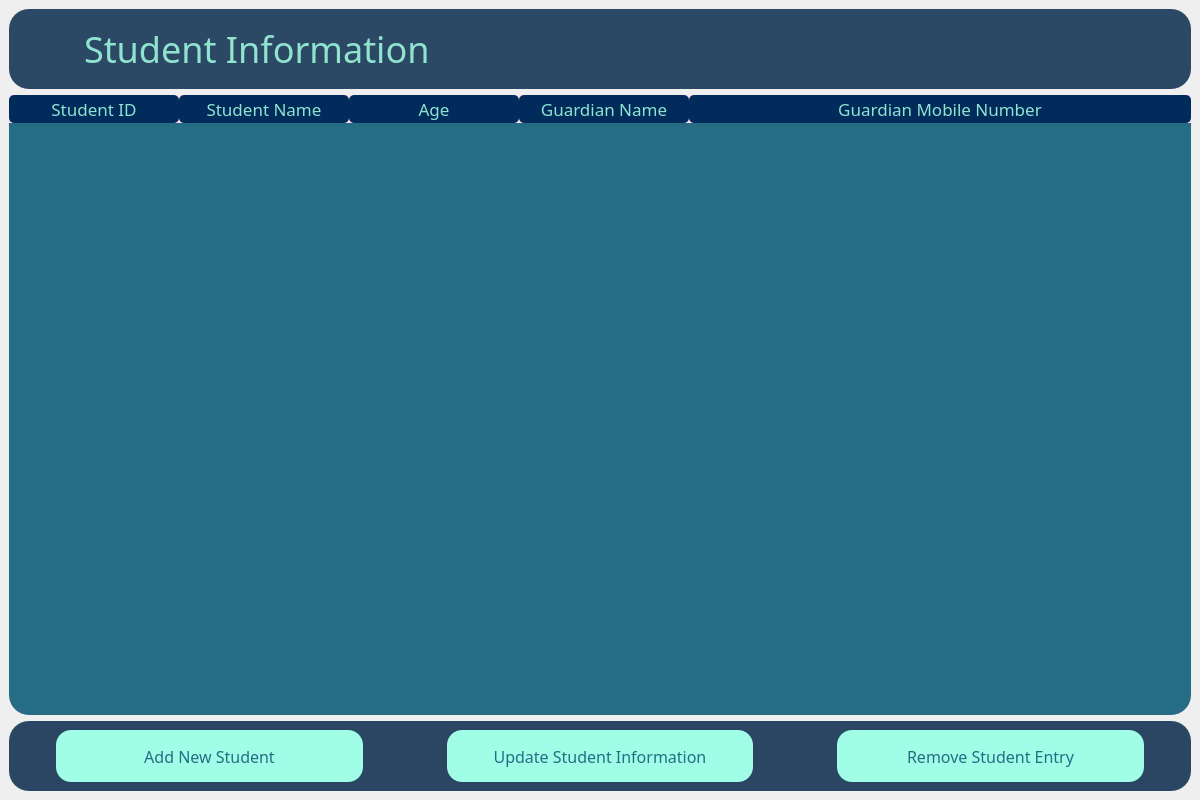
<?xml version="1.0" encoding="UTF-8"?>
<ui version="4.0">
 <class>MainWindow</class>
 <widget class="QMainWindow" name="MainWindow">
  <property name="geometry">
   <rect>
    <x>0</x>
    <y>0</y>
    <width>1200</width>
    <height>800</height>
   </rect>
  </property>
  <property name="sizePolicy">
   <sizepolicy hsizetype="Maximum" vsizetype="Maximum">
    <horstretch>0</horstretch>
    <verstretch>0</verstretch>
   </sizepolicy>
  </property>
  <property name="minimumSize">
   <size>
    <width>1200</width>
    <height>800</height>
   </size>
  </property>
  <property name="windowTitle">
   <string>MainWindow</string>
  </property>
  <widget class="QWidget" name="centralwidget">
   <property name="sizePolicy">
    <sizepolicy hsizetype="Expanding" vsizetype="Expanding">
     <horstretch>0</horstretch>
     <verstretch>0</verstretch>
    </sizepolicy>
   </property>
   <layout class="QVBoxLayout" name="verticalLayout">
    <item>
     <widget class="QFrame" name="top_frame">
      <property name="minimumSize">
       <size>
        <width>1180</width>
        <height>80</height>
       </size>
      </property>
      <property name="styleSheet">
       <string notr="true">background-color: #2B4865;
border-radius: 20px;</string>
      </property>
      <property name="frameShape">
       <enum>QFrame::StyledPanel</enum>
      </property>
      <property name="frameShadow">
       <enum>QFrame::Raised</enum>
      </property>
      <layout class="QHBoxLayout" name="horizontalLayout">
       <item>
        <widget class="QPushButton" name="btn_back_to_home">
         <property name="sizePolicy">
          <sizepolicy hsizetype="Preferred" vsizetype="Preferred">
           <horstretch>0</horstretch>
           <verstretch>0</verstretch>
          </sizepolicy>
         </property>
         <property name="minimumSize">
          <size>
           <width>0</width>
           <height>60</height>
          </size>
         </property>
         <property name="maximumSize">
          <size>
           <width>60</width>
           <height>60</height>
          </size>
         </property>
         <property name="baseSize">
          <size>
           <width>0</width>
           <height>4</height>
          </size>
         </property>
         <property name="font">
          <font>
           <pointsize>11</pointsize>
          </font>
         </property>
         <property name="cursor">
          <cursorShape>PointingHandCursor</cursorShape>
         </property>
         <property name="mouseTracking">
          <bool>true</bool>
         </property>
         <property name="styleSheet">
          <string notr="true">QPushButton {
	background-color: #2B4865 #256D85;
	border: none;
}

QPushButton:hover:!pressed
{
	background-color:  #256D85;
	border-radius: 30px;
}</string>
         </property>
         <property name="text">
          <string/>
         </property>
         <property name="icon">
          <iconset>
           <normaloff>../Images/back_icon.png</normaloff>../Images/back_icon.png</iconset>
         </property>
         <property name="iconSize">
          <size>
           <width>200</width>
           <height>200</height>
          </size>
         </property>
         <property name="autoDefault">
          <bool>false</bool>
         </property>
         <property name="default">
          <bool>false</bool>
         </property>
         <property name="flat">
          <bool>false</bool>
         </property>
        </widget>
       </item>
       <item>
        <widget class="QLabel" name="label">
         <property name="font">
          <font>
           <family>Hind Siliguri Medium</family>
           <pointsize>27</pointsize>
          </font>
         </property>
         <property name="styleSheet">
          <string notr="true">color: #8FE3CF</string>
         </property>
         <property name="text">
          <string>Student Information</string>
         </property>
         <property name="alignment">
          <set>Qt::AlignLeading|Qt::AlignLeft|Qt::AlignVCenter</set>
         </property>
        </widget>
       </item>
      </layout>
     </widget>
    </item>
    <item>
     <widget class="QFrame" name="mid_frame">
      <property name="minimumSize">
       <size>
        <width>1180</width>
        <height>610</height>
       </size>
      </property>
      <property name="styleSheet">
       <string notr="true">border-radius: 20px;
background-color: rgb(255, 220, 243);</string>
      </property>
      <property name="frameShape">
       <enum>QFrame::StyledPanel</enum>
      </property>
      <property name="frameShadow">
       <enum>QFrame::Raised</enum>
      </property>
      <layout class="QHBoxLayout" name="horizontalLayout_2">
       <property name="leftMargin">
        <number>0</number>
       </property>
       <property name="topMargin">
        <number>0</number>
       </property>
       <property name="rightMargin">
        <number>0</number>
       </property>
       <property name="bottomMargin">
        <number>0</number>
       </property>
       <item>
        <widget class="QTableWidget" name="tableWidget">
         <property name="font">
          <font>
           <pointsize>11</pointsize>
          </font>
         </property>
         <property name="styleSheet">
          <string notr="true">QHeaderView::section {
	background-color: #002B5B;
    color: rgb(143, 227, 207);
	border-radius: 5px;
}



QTableWidget {
	background-color: #256D85;
	gridline-color: rgb(255, 255, 255);
	border-radius: 20px;
	color: #fff;
}

</string>
         </property>
         <property name="frameShape">
          <enum>QFrame::NoFrame</enum>
         </property>
         <property name="frameShadow">
          <enum>QFrame::Raised</enum>
         </property>
         <property name="lineWidth">
          <number>1</number>
         </property>
         <property name="verticalScrollBarPolicy">
          <enum>Qt::ScrollBarAsNeeded</enum>
         </property>
         <property name="sizeAdjustPolicy">
          <enum>QAbstractScrollArea::AdjustToContentsOnFirstShow</enum>
         </property>
         <property name="alternatingRowColors">
          <bool>false</bool>
         </property>
         <property name="textElideMode">
          <enum>Qt::ElideLeft</enum>
         </property>
         <property name="showGrid">
          <bool>true</bool>
         </property>
         <property name="gridStyle">
          <enum>Qt::SolidLine</enum>
         </property>
         <property name="sortingEnabled">
          <bool>true</bool>
         </property>
         <property name="cornerButtonEnabled">
          <bool>true</bool>
         </property>
         <property name="rowCount">
          <number>0</number>
         </property>
         <property name="columnCount">
          <number>5</number>
         </property>
         <attribute name="horizontalHeaderCascadingSectionResizes">
          <bool>true</bool>
         </attribute>
         <attribute name="horizontalHeaderDefaultSectionSize">
          <number>170</number>
         </attribute>
         <attribute name="horizontalHeaderHighlightSections">
          <bool>true</bool>
         </attribute>
         <attribute name="horizontalHeaderShowSortIndicator" stdset="0">
          <bool>true</bool>
         </attribute>
         <attribute name="horizontalHeaderStretchLastSection">
          <bool>true</bool>
         </attribute>
         <attribute name="verticalHeaderVisible">
          <bool>false</bool>
         </attribute>
         <attribute name="verticalHeaderCascadingSectionResizes">
          <bool>false</bool>
         </attribute>
         <attribute name="verticalHeaderDefaultSectionSize">
          <number>35</number>
         </attribute>
         <attribute name="verticalHeaderMinimumSectionSize">
          <number>29</number>
         </attribute>
         <column>
          <property name="text">
           <string>Student ID</string>
          </property>
          <property name="font">
           <font>
            <family>Hind Siliguri Medium</family>
            <pointsize>13</pointsize>
           </font>
          </property>
          <property name="textAlignment">
           <set>AlignCenter</set>
          </property>
         </column>
         <column>
          <property name="text">
           <string>Student Name</string>
          </property>
          <property name="font">
           <font>
            <family>Hind Siliguri Medium</family>
            <pointsize>13</pointsize>
           </font>
          </property>
          <property name="textAlignment">
           <set>AlignCenter</set>
          </property>
         </column>
         <column>
          <property name="text">
           <string>Age</string>
          </property>
          <property name="font">
           <font>
            <family>Hind Siliguri Medium</family>
            <pointsize>13</pointsize>
           </font>
          </property>
          <property name="textAlignment">
           <set>AlignCenter</set>
          </property>
         </column>
         <column>
          <property name="text">
           <string>Guardian Name</string>
          </property>
          <property name="font">
           <font>
            <family>Hind Siliguri Medium</family>
            <pointsize>13</pointsize>
           </font>
          </property>
          <property name="textAlignment">
           <set>AlignCenter</set>
          </property>
         </column>
         <column>
          <property name="text">
           <string>Guardian Mobile Number</string>
          </property>
          <property name="font">
           <font>
            <family>Hind Siliguri Medium</family>
            <pointsize>13</pointsize>
            <stylestrategy>PreferDefault</stylestrategy>
            <kerning>true</kerning>
           </font>
          </property>
          <property name="textAlignment">
           <set>AlignCenter</set>
          </property>
         </column>
        </widget>
       </item>
      </layout>
     </widget>
    </item>
    <item>
     <widget class="QFrame" name="bottom_frame">
      <property name="minimumSize">
       <size>
        <width>1180</width>
        <height>70</height>
       </size>
      </property>
      <property name="styleSheet">
       <string notr="true">background-color: rgb(42, 70, 98);
border-radius: 20px;</string>
      </property>
      <property name="frameShape">
       <enum>QFrame::StyledPanel</enum>
      </property>
      <property name="frameShadow">
       <enum>QFrame::Raised</enum>
      </property>
      <layout class="QHBoxLayout" name="horizontalLayout_3">
       <item>
        <spacer name="horizontalSpacer_4">
         <property name="orientation">
          <enum>Qt::Horizontal</enum>
         </property>
         <property name="sizeHint" stdset="0">
          <size>
           <width>38</width>
           <height>20</height>
          </size>
         </property>
        </spacer>
       </item>
       <item>
        <widget class="QPushButton" name="btn_add_new_student">
         <property name="sizePolicy">
          <sizepolicy hsizetype="Minimum" vsizetype="Minimum">
           <horstretch>230</horstretch>
           <verstretch>40</verstretch>
          </sizepolicy>
         </property>
         <property name="minimumSize">
          <size>
           <width>250</width>
           <height>40</height>
          </size>
         </property>
         <property name="font">
          <font>
           <family>Hind Siliguri Medium</family>
           <pointsize>12</pointsize>
           <weight>50</weight>
           <bold>false</bold>
          </font>
         </property>
         <property name="cursor">
          <cursorShape>PointingHandCursor</cursorShape>
         </property>
         <property name="styleSheet">
          <string notr="true">QPushButton {
background-color: rgb(160, 253, 230);
color:  #256D85 ;
border-radius: 15px;
}

QPushButton::hover {
	
	background-color: rgb(143, 227, 207);
	color: #2B4865;

}</string>
         </property>
         <property name="text">
          <string>Add New Student</string>
         </property>
         <property name="icon">
          <iconset>
           <normaloff>../Images/add_icon.png</normaloff>../Images/add_icon.png</iconset>
         </property>
         <property name="iconSize">
          <size>
           <width>25</width>
           <height>25</height>
          </size>
         </property>
        </widget>
       </item>
       <item>
        <spacer name="horizontalSpacer">
         <property name="orientation">
          <enum>Qt::Horizontal</enum>
         </property>
         <property name="sizeHint" stdset="0">
          <size>
           <width>78</width>
           <height>20</height>
          </size>
         </property>
        </spacer>
       </item>
       <item>
        <widget class="QPushButton" name="btn_update_student_info">
         <property name="sizePolicy">
          <sizepolicy hsizetype="Minimum" vsizetype="Minimum">
           <horstretch>230</horstretch>
           <verstretch>40</verstretch>
          </sizepolicy>
         </property>
         <property name="minimumSize">
          <size>
           <width>250</width>
           <height>40</height>
          </size>
         </property>
         <property name="font">
          <font>
           <family>Hind Siliguri Medium</family>
           <pointsize>12</pointsize>
           <weight>50</weight>
           <bold>false</bold>
          </font>
         </property>
         <property name="cursor">
          <cursorShape>PointingHandCursor</cursorShape>
         </property>
         <property name="styleSheet">
          <string notr="true">QPushButton {
background-color: rgb(160, 253, 230);
color:  #256D85 ;
border-radius: 15px;
}

QPushButton::hover {
	
	background-color: rgb(143, 227, 207);
	color: #2B4865;

}</string>
         </property>
         <property name="text">
          <string>Update Student Information</string>
         </property>
         <property name="icon">
          <iconset>
           <normaloff>../Images/edit_icon.png</normaloff>../Images/edit_icon.png</iconset>
         </property>
         <property name="iconSize">
          <size>
           <width>20</width>
           <height>25</height>
          </size>
         </property>
        </widget>
       </item>
       <item>
        <spacer name="horizontalSpacer_2">
         <property name="orientation">
          <enum>Qt::Horizontal</enum>
         </property>
         <property name="sizeHint" stdset="0">
          <size>
           <width>78</width>
           <height>20</height>
          </size>
         </property>
        </spacer>
       </item>
       <item>
        <widget class="QPushButton" name="btn_remove_student">
         <property name="sizePolicy">
          <sizepolicy hsizetype="Minimum" vsizetype="Minimum">
           <horstretch>230</horstretch>
           <verstretch>40</verstretch>
          </sizepolicy>
         </property>
         <property name="minimumSize">
          <size>
           <width>250</width>
           <height>40</height>
          </size>
         </property>
         <property name="font">
          <font>
           <family>Hind Siliguri Medium</family>
           <pointsize>12</pointsize>
          </font>
         </property>
         <property name="cursor">
          <cursorShape>PointingHandCursor</cursorShape>
         </property>
         <property name="styleSheet">
          <string notr="true">QPushButton {
background-color: rgb(160, 253, 230);
color:  #256D85 ;
border-radius: 15px;
}

QPushButton::hover {
	
	background-color: rgb(143, 227, 207);
	color: #2B4865;

}</string>
         </property>
         <property name="text">
          <string>Remove Student Entry</string>
         </property>
         <property name="icon">
          <iconset>
           <normaloff>../Images/trash_icon.png</normaloff>../Images/trash_icon.png</iconset>
         </property>
        </widget>
       </item>
       <item>
        <spacer name="horizontalSpacer_3">
         <property name="orientation">
          <enum>Qt::Horizontal</enum>
         </property>
         <property name="sizeHint" stdset="0">
          <size>
           <width>38</width>
           <height>20</height>
          </size>
         </property>
        </spacer>
       </item>
      </layout>
     </widget>
    </item>
   </layout>
  </widget>
 </widget>
 <resources/>
 <connections/>
</ui>
